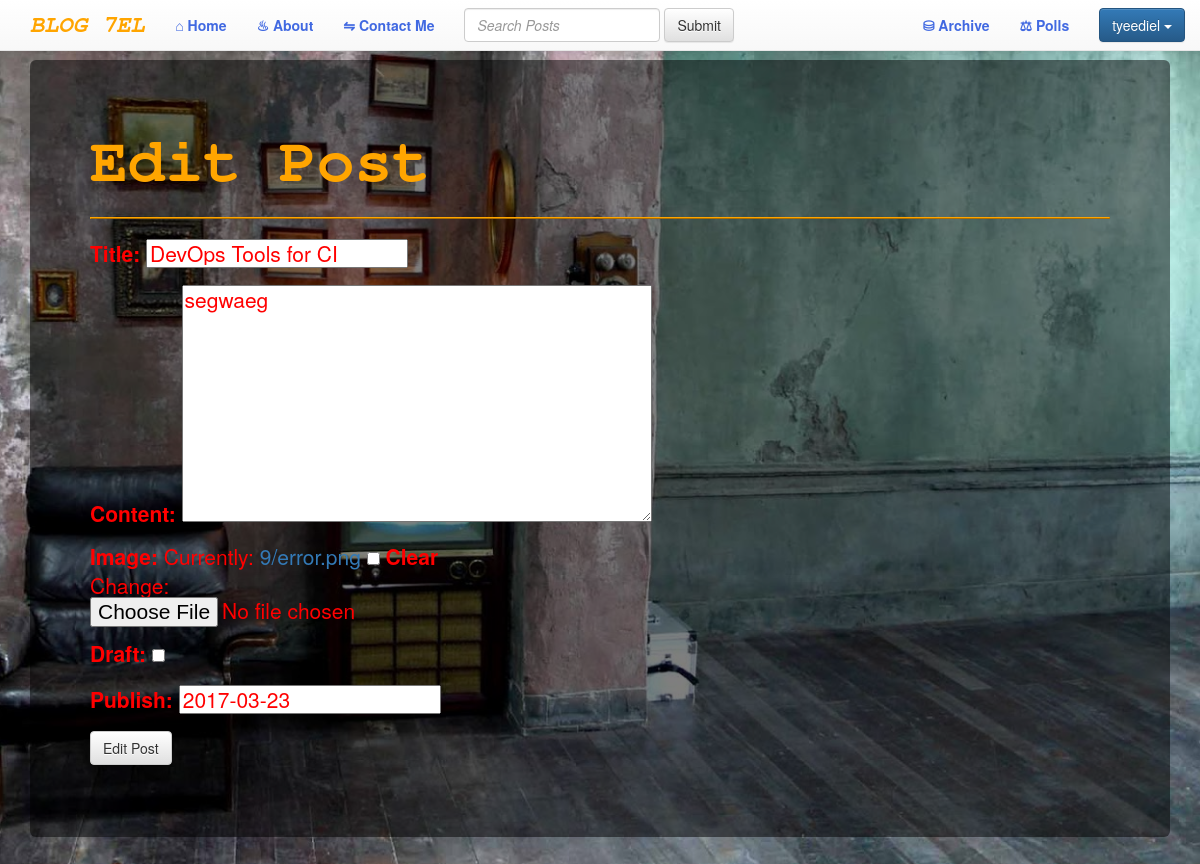
/myapp/devops-tools-for-ci/edit/ (signed in), run on an earlier commit of the app's database.
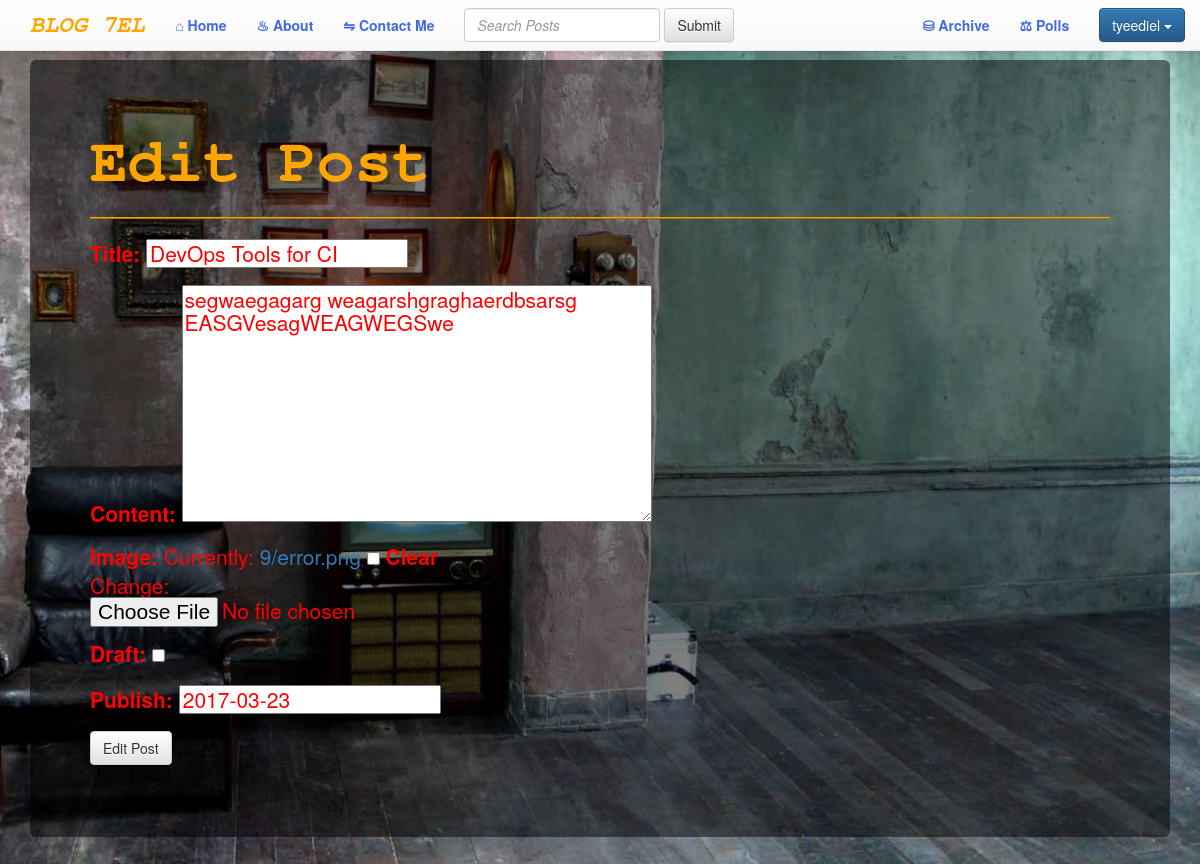
And on a later commit of the database.
### myapp/models.py (models this page shows, shortened)
class Post(models.Model):
    user = models.ForeignKey(settings.AUTH_USER_MODEL, default=1)
    title = models.CharField(max_length=120)
    slug = models.SlugField(unique=True) #,default=uuid.uuid1)
    image = models.ImageField(upload_to=upload_location,
            null=True,
            blank=True,
            width_field="width_field",
            height_field="height_field")
    height_field = models.IntegerField(default=0)
    width_field = models.IntegerField(default=0)
    content = models.TextField()
    draft = models.BooleanField(default=False)
    publish = models.DateField(auto_now=False, auto_now_add=False)
    updated = models.DateTimeField(auto_now=True, auto_now_add=False)
    timestamp = models.DateTimeField(auto_now=False, auto_now_add=True)
    objects = PostManager()
    class Meta:
        ordering = ["-timestamp", "-updated"]

### myapp/views.py (the view)
# urls.py: url(r'^(?P<slug>[\w-]+)/edit/$',post_update, name='update'),
def post_update(request, slug=None):
    if not request.user.is_staff or not request.user.is_superuser:
        raise Http404
    instance = get_object_or_404(Post, slug=slug)
    form = PostForm(request.POST or None, request.FILES or None, instance=instance)
    if form.is_valid():
        instance = form.save(commit=False)
        instance.save()
        messages.success(request, "<a href='#'>Item</a> Saved", extra_tags='html_safe')
        return HttpResponseRedirect(instance.get_absolute_url())
    context = {
        "title": instance.title,
        "instance": instance,
        "form":form,
    }
    return render(request, "post_update.html", context)

### myapp/forms.py
class PostForm(forms.ModelForm):
    class Meta:
        model = Post
        fields = [
            "title",
            "content",
            "image",
            "draft",
            "publish",
        ]

### templates/post_update.html (shortened to what this page needs)
{% extends "base.html" %}
{% load staticfiles %}
{% block content %}
<br /><br /><br />
<div class='jumbotron'>
    <h1 style="color:#FFA500; font-family:FreeMono, monospace;"><strong>Edit Post</strong></h1><hr style="border: 1px outset #FFA500;">
    <h3 style="color:red">
        <form method='POST' action='' enctype='multipart/form-data'>{% csrf_token %}
            {{ form.as_p }}
            <input type='submit' class='btn btn-default' value='Edit Post' />
        </form>
    </h3>
</div>
{% endblock content %}

What changed in the data, as far as the page shows it:
changed Post "DevOps Tools for CI": content "segwaeg" → "segwaegagarg weagarshgraghaerdbsarsg EASGVesagWEAGWEGSwe"
